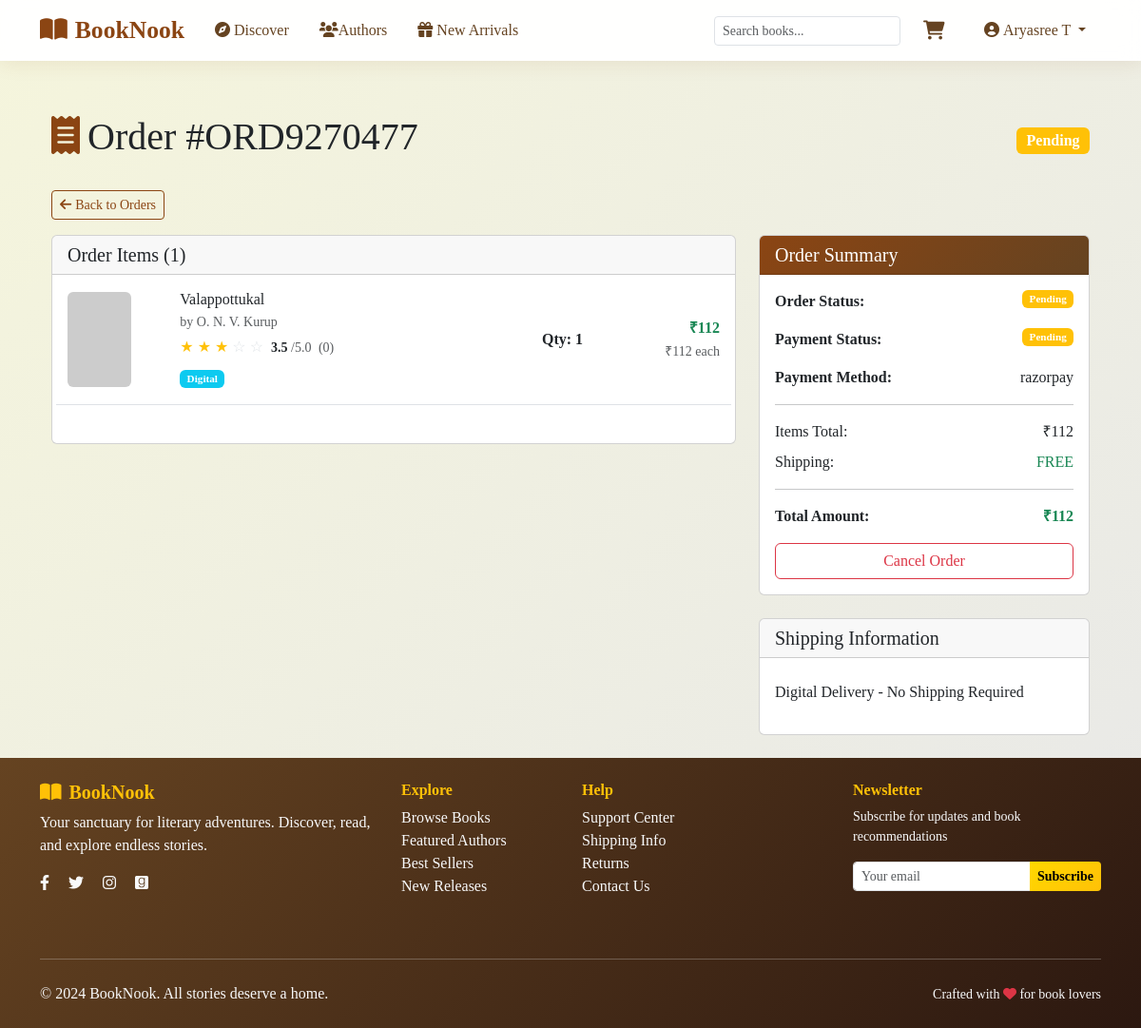
Before: /orders/ORD9270477/ (signed in) with the older database file.
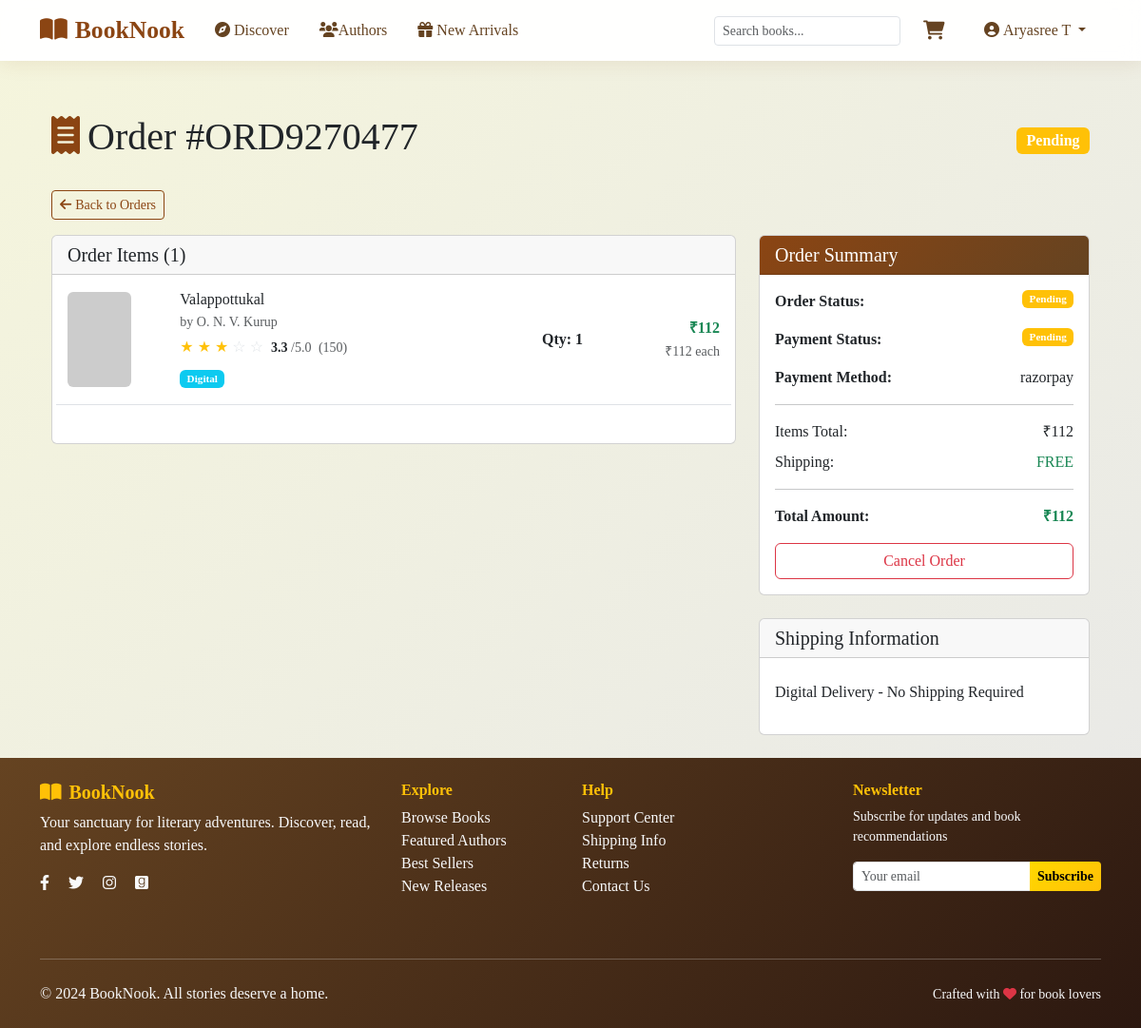
After: the same page with the newer database file.
### bookapp/models.py (models this page shows, shortened)
class OrderItem(models.Model):
    order = models.ForeignKey(Order, on_delete=models.CASCADE, related_name='items')
    book = models.ForeignKey(Book, on_delete=models.CASCADE)
    quantity = models.PositiveIntegerField(default=1)
    price = models.DecimalField(max_digits=8, decimal_places=2)  # Price at time of order
    book_type = models.CharField(max_length=10, choices=Book.BOOK_TYPES)  # Format chosen
    @property
    def total_price(self):
        if self.price is None or self.quantity is None:
            return Decimal('0.00')
        return self.price * self.quantity

class Book(models.Model):
    BOOK_TYPES = [
        ('digital', 'Digital'),
        ('physical', 'Physical'),
        ('both', 'Both'),
    ]
    isbn = models.CharField(max_length=20, primary_key=True)
    title = models.CharField(max_length=300)
    authors = models.ManyToManyField(Author, related_name='books')
    publication_year = models.IntegerField()
    price = models.DecimalField(max_digits=8, decimal_places=2)
    summary = models.TextField(blank=True)
    cover_image = models.URLField(blank=True)
    book_pdf = models.FileField(upload_to='book_pdfs/', null=True, blank=True)  # New PDF field
    tags = JSONField(default=list, blank=True)
    genre = models.ForeignKey(Genre, on_delete=models.SET_NULL, null=True, related_name='books')
    book_type = models.CharField(max_length=10, choices=BOOK_TYPES, default='both')
    stock = models.IntegerField(default=0)
    average_rating = models.DecimalField(
        max_digits=3,
        decimal_places=2,
        default=3.50,  # Start with a decent rating
        validators=[MinValueValidator(0), MaxValueValidator(5)]
    )
    rating_count = models.IntegerField(default=0)
    created_at = models.DateTimeField(null=True, blank=True)
    updated_at = models.DateTimeField(null=True, blank=True)
    class Meta:
        ordering = ['-publication_year', 'title']

### bookapp/views.py (the view)
# urls.py: path('orders/<str:order_id>/', views.order_detail, name='order_detail'),
@login_required
def order_detail(request, order_id):
    order = get_object_or_404(Order, order_id=order_id, user=request.user)
    user_ratings = {}
    for item in order.items.all():
        try:
            rating_obj = UserRating.objects.get(
                user=request.user,
                book=item.book,
                order=order
            )
            user_ratings[item.book.isbn] = {
                'rating': rating_obj.rating,
                'review': rating_obj.review,
                'created_at': rating_obj.created_at,
                'updated_at': rating_obj.updated_at,
                'id': rating_obj.id
            }
        except UserRating.DoesNotExist:
            user_ratings[item.book.isbn] = None
    items_with_ratings = []
    for item in order.items.all():
        items_with_ratings.append({
            'item': item,
            'user_rating': user_ratings.get(item.book.isbn)
        })
    rated_count = sum(1 for rating in user_ratings.values() if rating is not None)
    context = {
        'order': order,
        'items_with_ratings': items_with_ratings,  # Pass pre-processed data
        'rated_count': rated_count,
        'unrated_count': order.total_items - rated_count,
    }
    return render(request, 'orders/order_detail.html', context)

### bookapp/models.py (called while the page is built)
    @property
    def total_items(self):
        return self.items.aggregate(total=Sum('quantity'))['total'] or 0

    @property
    def total_items(self):
        return sum(item.quantity for item in self.items.all())

### bookapp/templates/orders/order_detail.html (shortened to what the changed rows need)
{% extends 'base.html' %}
{% block content %}
<div class="container">
    <div class="row">
        <div class="col-12">
            <div class="d-flex justify-content-between align-items-center mb-4">
                <h1>
                    <i class="fas fa-receipt text-brown me-2"></i>Order #{{ order.order_id }}
                </h1>
            </div>
        </div>
    </div>
    <div class="row">
        <div class="col-lg-8">
            <div class="card mb-4">
                <div class="card-body">
                    {% for item_data in items_with_ratings %}
                        {% with item=item_data.item user_rating=item_data.user_rating %}
                        <div class="row align-items-center mb-4 pb-3 border-bottom">
                            <div class="col-md-2">
                                <img src="{{ item.book.cover_image }}"
                                     alt="{{ item.book.title }}"
                                     class="img-fluid rounded"
                                     style="height: 100px; object-fit: cover;"
                                     onerror="this.onerror=null; this.src='https://placehold.co/100x150/6c757d/white?text=No+Cover'">
                            </div>
                            <div class="col-md-6">
                                <h6 class="mb-1">{{ item.book.title }}</h6>
                                <p class="text-muted mb-1 small">
                                    by {% for author in item.book.authors.all %}{{ author.name }}{% if not forloop.last %}, {% endif %}{% endfor %}
                                </p>
                                <div class="mb-2">
                                    <div class="d-flex align-items-center">
                                        <div class="me-2">
                                            {% for i in "12345" %}
                                                {% if i|add:"0" <= item.book.average_rating|add:"0" %}
                                                    <span class="text-warning">★</span>
                                                {% else %}
                                                    <span class="text-secondary">☆</span>
                                                {% endif %}
                                            {% endfor %}
                                        </div>
                                        <div class="small">
                                            <strong>{{ item.book.average_rating|floatformat:1 }}</strong>
                                            <span class="text-muted">/5.0</span>
                                            <span class="text-muted ms-1">({{ item.book.rating_count }})</span>
                                        </div>
                                    </div>
                                </div>
                                <span class="badge bg-{% if item.book_type == 'digital' %}info{% else %}primary{% endif %}">
                                    {{ item.get_book_type_display }}
                                </span>
                            </div>
                            <div class="col-md-2 text-center">
                                <span class="fw-bold">Qty: {{ item.quantity }}</span>
                            </div>
                            <div class="col-md-2 text-end">
                                <div class="text-success fw-bold">₹{{ item.total_price|floatformat:0 }}</div>
                                <small class="text-muted">₹{{ item.price|floatformat:0 }} each</small>
                            </div>
                        </div>
                        {% endwith %}
                    {% endfor %}
                </div>
            </div>
        </div>
    </div>
</div>
{% endblock %}

Changed rows visible on the page:
changed through a linked row, OrderItem "Digital": item.book.average_rating "3.5" → "3.3"; item.book.rating_count "0" → "150"
